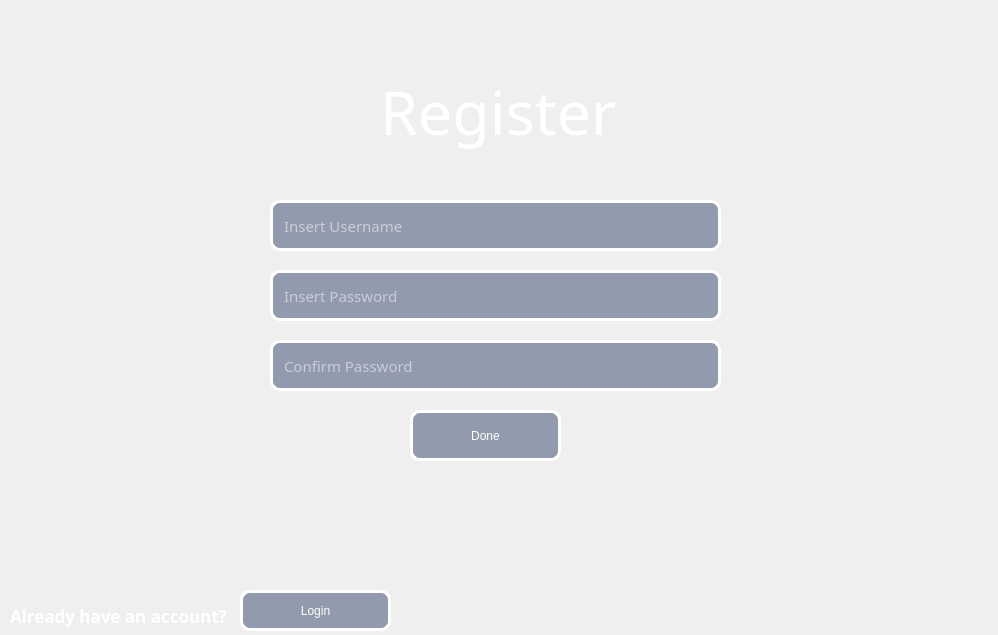
<?xml version="1.0" encoding="UTF-8"?>
<ui version="4.0">
 <class>RegisterWindow</class>
 <widget class="QMainWindow" name="RegisterWindow">
  <property name="geometry">
   <rect>
    <x>0</x>
    <y>0</y>
    <width>998</width>
    <height>635</height>
   </rect>
  </property>
  <property name="minimumSize">
   <size>
    <width>998</width>
    <height>635</height>
   </size>
  </property>
  <property name="maximumSize">
   <size>
    <width>998</width>
    <height>635</height>
   </size>
  </property>
  <property name="windowTitle">
   <string>MainWindow</string>
  </property>
  <widget class="QWidget" name="centralwidget">
   <widget class="QLabel" name="lb_bg_Lg">
    <property name="geometry">
     <rect>
      <x>0</x>
      <y>-10</y>
      <width>1001</width>
      <height>651</height>
     </rect>
    </property>
    <property name="sizePolicy">
     <sizepolicy hsizetype="Expanding" vsizetype="Expanding">
      <horstretch>0</horstretch>
      <verstretch>0</verstretch>
     </sizepolicy>
    </property>
    <property name="text">
     <string/>
    </property>
    <property name="pixmap">
     <pixmap resource="image.qrc">:/newPrefix/image/signup.jpg</pixmap>
    </property>
    <property name="scaledContents">
     <bool>true</bool>
    </property>
   </widget>
   <widget class="QLabel" name="lb_register">
    <property name="geometry">
     <rect>
      <x>380</x>
      <y>70</y>
      <width>241</width>
      <height>81</height>
     </rect>
    </property>
    <property name="font">
     <font>
      <family>Bahnschrift SemiBold</family>
      <pointsize>46</pointsize>
      <weight>50</weight>
      <italic>false</italic>
      <bold>false</bold>
      <underline>false</underline>
      <strikeout>false</strikeout>
      <kerning>true</kerning>
     </font>
    </property>
    <property name="styleSheet">
     <string notr="true">color : white;</string>
    </property>
    <property name="text">
     <string>Register</string>
    </property>
   </widget>
   <widget class="QLineEdit" name="txtSUsername">
    <property name="geometry">
     <rect>
      <x>270</x>
      <y>200</y>
      <width>451</width>
      <height>51</height>
     </rect>
    </property>
    <property name="font">
     <font>
      <family>Atkinson Hyperlegible Next</family>
      <pointsize>11</pointsize>
      <weight>9</weight>
      <italic>false</italic>
      <bold>false</bold>
     </font>
    </property>
    <property name="styleSheet">
     <string notr="true">background-color: rgba(8, 28, 75,0.4);
border: 3px solid white;
border-radius: 10px;
color:white;
font: 75 11pt &quot;Atkinson Hyperlegible Next&quot;;
padding-left:9px;
</string>
    </property>
    <property name="text">
     <string/>
    </property>
    <property name="placeholderText">
     <string>Insert Username</string>
    </property>
   </widget>
   <widget class="QLineEdit" name="txtSPass">
    <property name="geometry">
     <rect>
      <x>270</x>
      <y>270</y>
      <width>451</width>
      <height>51</height>
     </rect>
    </property>
    <property name="font">
     <font>
      <family>Atkinson Hyperlegible Next</family>
      <pointsize>11</pointsize>
      <weight>9</weight>
      <italic>false</italic>
      <bold>false</bold>
     </font>
    </property>
    <property name="styleSheet">
     <string notr="true">background-color: rgba(8, 28, 75,0.4);
border: 3px solid white;
border-radius: 10px;
color:white;
font: 75 11pt &quot;Atkinson Hyperlegible Next&quot;;
padding-left:9px;
</string>
    </property>
    <property name="echoMode">
     <enum>QLineEdit::Password</enum>
    </property>
    <property name="placeholderText">
     <string>Insert Password</string>
    </property>
   </widget>
   <widget class="QLineEdit" name="txtCfpass">
    <property name="geometry">
     <rect>
      <x>270</x>
      <y>340</y>
      <width>451</width>
      <height>51</height>
     </rect>
    </property>
    <property name="font">
     <font>
      <family>Atkinson Hyperlegible Next</family>
      <pointsize>11</pointsize>
      <weight>9</weight>
      <italic>false</italic>
      <bold>false</bold>
     </font>
    </property>
    <property name="styleSheet">
     <string notr="true">background-color: rgba(8, 28, 75,0.4);
border: 3px solid white;
border-radius: 10px;
color:white;
font: 75 11pt &quot;Atkinson Hyperlegible Next&quot;;
padding-left:9px;
</string>
    </property>
    <property name="echoMode">
     <enum>QLineEdit::Password</enum>
    </property>
    <property name="placeholderText">
     <string>Confirm Password</string>
    </property>
   </widget>
   <widget class="QPushButton" name="pb_signup">
    <property name="geometry">
     <rect>
      <x>410</x>
      <y>410</y>
      <width>151</width>
      <height>51</height>
     </rect>
    </property>
    <property name="styleSheet">
     <string notr="true">background-color: rgba(8, 28, 75,0.4);
border: 3px solid white;
border-radius: 10px;
color:white;
font: 75 11pt &quot;Atkinson Hyperlegible Next&quot;;

</string>
    </property>
    <property name="text">
     <string>Done</string>
    </property>
   </widget>
   <widget class="QLabel" name="lb_register_2">
    <property name="geometry">
     <rect>
      <x>10</x>
      <y>600</y>
      <width>231</width>
      <height>31</height>
     </rect>
    </property>
    <property name="font">
     <font>
      <family>Atkinson Hyperlegible Next Extr</family>
      <pointsize>13</pointsize>
      <weight>75</weight>
      <italic>false</italic>
      <bold>true</bold>
      <underline>false</underline>
      <strikeout>false</strikeout>
      <kerning>true</kerning>
     </font>
    </property>
    <property name="styleSheet">
     <string notr="true">color : white;</string>
    </property>
    <property name="text">
     <string>Already have an account?</string>
    </property>
   </widget>
   <widget class="QPushButton" name="pb_signup_2">
    <property name="geometry">
     <rect>
      <x>240</x>
      <y>590</y>
      <width>151</width>
      <height>41</height>
     </rect>
    </property>
    <property name="styleSheet">
     <string notr="true">background-color: rgba(8, 28, 75,0.4);
border: 3px solid white;
border-radius: 10px;
color:white;
font: 75 11pt &quot;Atkinson Hyperlegible Next&quot;;

</string>
    </property>
    <property name="text">
     <string>Login</string>
    </property>
   </widget>
  </widget>
 </widget>
 <resources>
  <include location="image.qrc"/>
 </resources>
 <connections/>
</ui>
